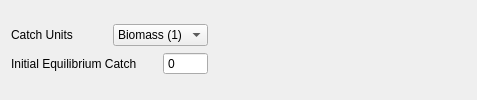
            <widget class="QWidget" name="tab_catch">
             <attribute name="title">
              <string>Catch</string>
             </attribute>
             <layout class="QVBoxLayout" name="verticalLayout_13">
              <item>
               <layout class="QGridLayout" name="gridLayout_catch">
                <item row="0" column="0">
                 <widget class="QLabel" name="label_catch_units">
                  <property name="text">
                   <string>Catch Units          </string>
                  </property>
                 </widget>
                </item>
                <item row="0" column="8">
                 <spacer name="horizontalSpacer_catch1">
                  <property name="orientation">
                   <enum>Qt::Horizontal</enum>
                  </property>
                  <property name="sizeType">
                   <enum>QSizePolicy::Maximum</enum>
                  </property>
                  <property name="sizeHint" stdset="0">
                   <size>
                    <width>80</width>
                    <height>20</height>
                   </size>
                  </property>
                 </spacer>
                </item>
                <item row="0" column="1" colspan="2">
                 <widget class="QComboBox" name="comboBox_catch_units">
                  <item>
                   <property name="text">
                    <string>Biomass (1)</string>
                   </property>
                  </item>
                  <item>
                   <property name="text">
                    <string>Number (2)</string>
                   </property>
                  </item>
                 </widget>
                </item>
                <item row="1" column="0" colspan="2">
                 <widget class="QLabel" name="label_catch_init_equil">
                  <property name="text">
                   <string>Initial Equilibrium Catch</string>
                  </property>
                 </widget>
                </item>
                <item row="1" column="2">
                 <widget class="QSpinBox" name="spinBox_init_equil">
                  <property name="buttonSymbols">
                   <enum>QAbstractSpinBox::NoButtons</enum>
                  </property>
                  <property name="maximum">
                   <number>99999</number>
                  </property>
                 </widget>
                </item>
                <item row="1" column="4">
                 <spacer name="horizontalSpacer_catch2">
                  <property name="orientation">
                   <enum>Qt::Horizontal</enum>
                  </property>
                  <property name="sizeType">
                   <enum>QSizePolicy::Maximum</enum>
                  </property>
                  <property name="sizeHint" stdset="0">
                   <size>
                    <width>80</width>
                    <height>20</height>
                   </size>
                  </property>
                 </spacer>
                </item>
                <item row="2" column="0" colspan="8">
                 <layout class="QVBoxLayout" name="verticalLayout_catch_table"/>
                </item>
                <item row="1" column="5" colspan="3">
                 <spacer name="horizontalSpacer_catch3">
                  <property name="orientation">
                   <enum>Qt::Horizontal</enum>
                  </property>
                  <property name="sizeType">
                   <enum>QSizePolicy::Maximum</enum>
                  </property>
                  <property name="sizeHint" stdset="0">
                   <size>
                    <width>80</width>
                    <height>20</height>
                   </size>
                  </property>
                 </spacer>
                </item>
               </layout>
              </item>
             </layout>
            </widget>
